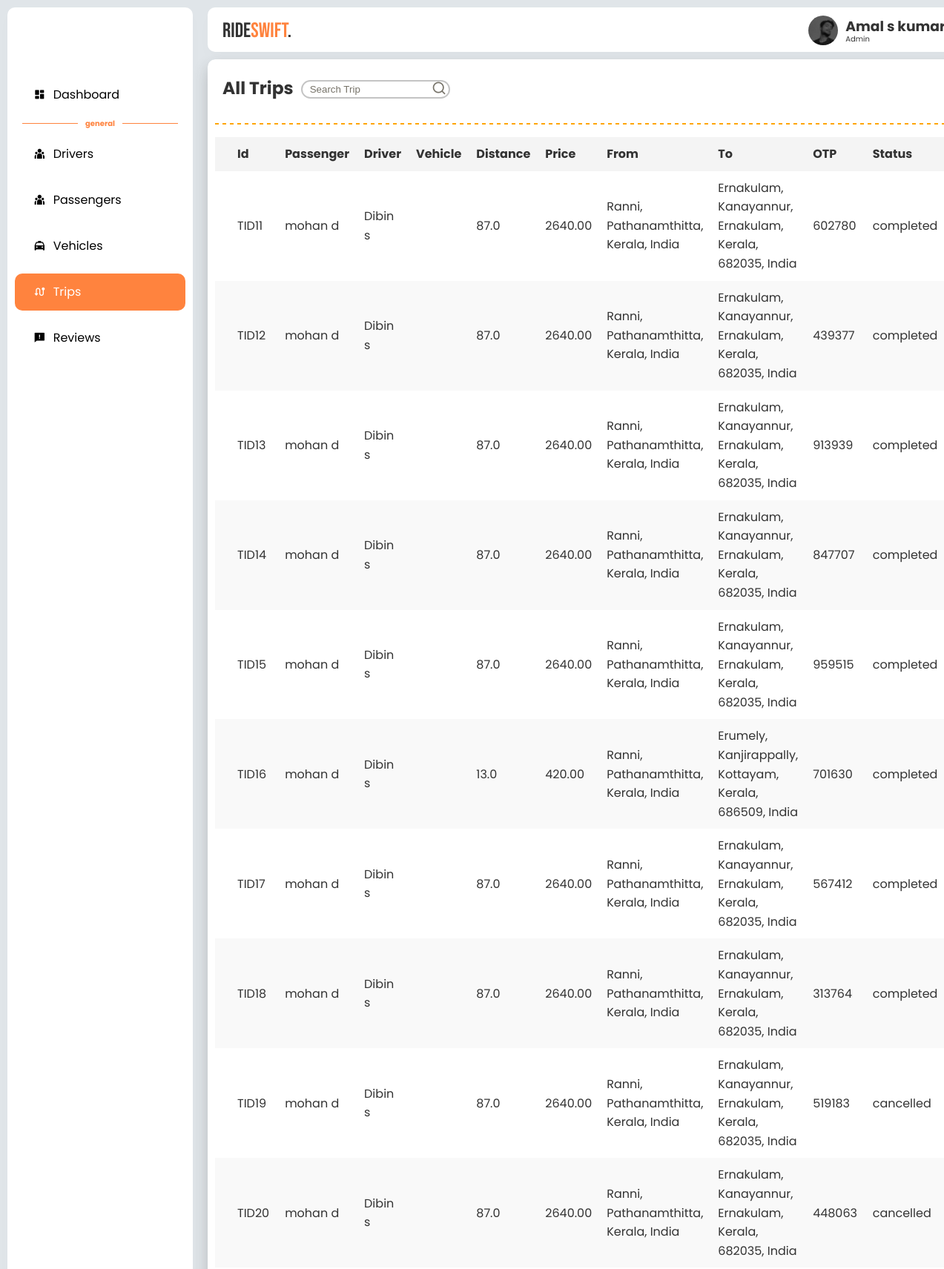
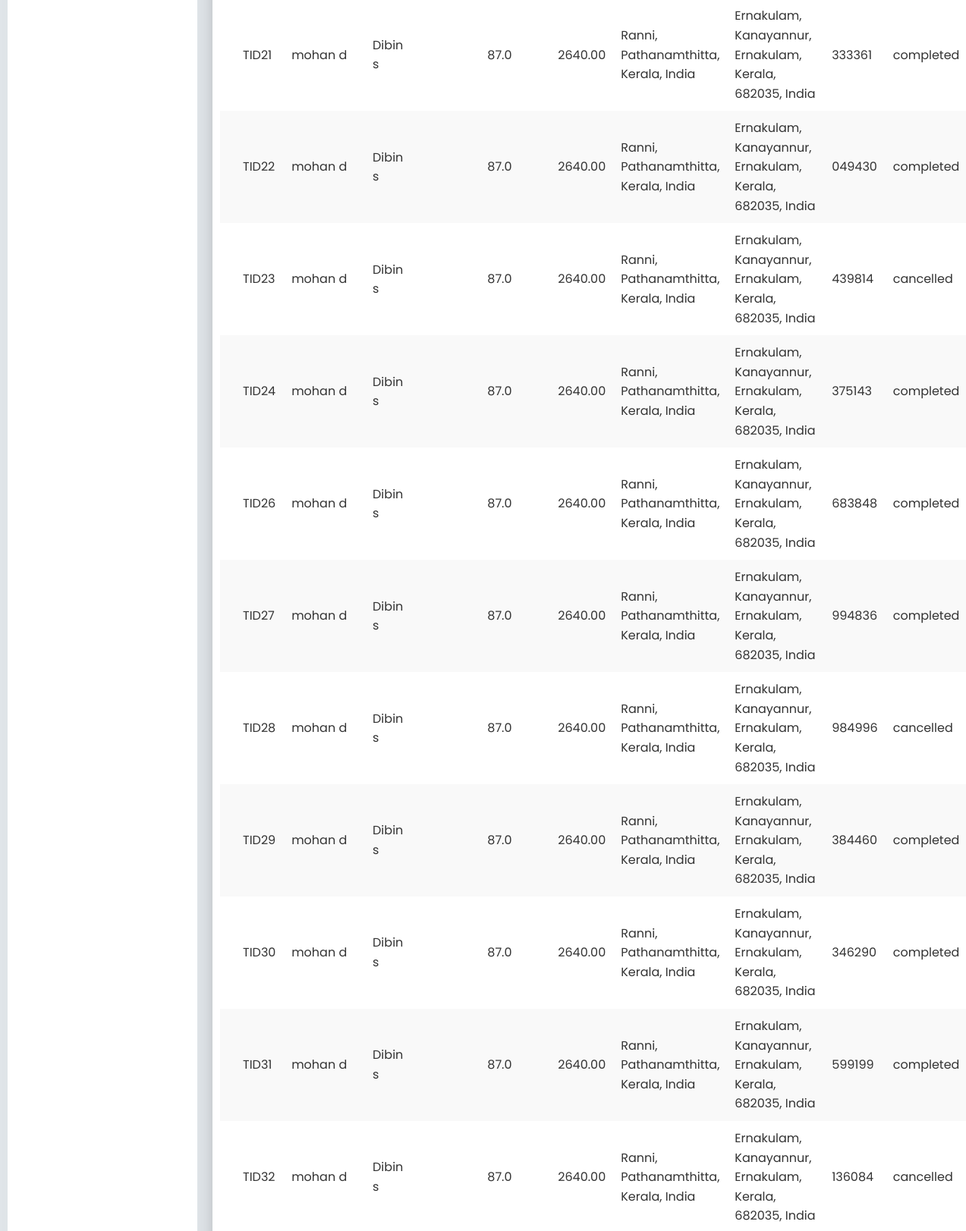
/administrator/all-trips (upper part), run on the app's committed database (2 pictures, top to bottom).
### user/models.py (models this page shows, shortened)
class Trip(models.Model):
    STATUS_CHOICES = [
        ('requested', 'Requested'),
        ('accepted', 'Accepted'),
        ('in_progress', 'In Progress'),
        ('completed', 'Completed'),
        ('cancelled', 'Cancelled'),
    ]
    passenger = models.ForeignKey(User, on_delete=models.CASCADE, related_name='trips')
    driver = models.ForeignKey(User, on_delete=models.SET_NULL, null=True, blank=True, related_name='driven_trips')
    vehicle = models.ForeignKey(Vehicle, on_delete=models.SET_NULL, null=True, blank=True)
    from_location = models.CharField(max_length=255)
    to_location = models.CharField(max_length=255)
    landmark = models.CharField(max_length=255, null=True, blank=True)
    status = models.CharField(max_length=20, choices=STATUS_CHOICES, default='requested')
    otp = models.CharField(max_length=6, null=True, blank=True)  # For trip confirmation
    fare = models.DecimalField(max_digits=10, decimal_places=2, null=True, blank=True)
    distance = models.FloatField(null=True, blank=True)  # in kilometers
    time_estimate = models.DurationField(null=True, blank=True)
    requested_at = models.DateTimeField(null=True, blank=True)
    started_at = models.DateTimeField(null=True, blank=True)
    completed_at = models.DateTimeField(null=True, blank=True)
    isFinished = models.BooleanField(default=False)

### Administrator/models.py (models this page shows, shortened)
class User(models.Model):
    name = models.CharField(max_length=255)
    email = models.EmailField(unique=True)
    address = models.CharField(max_length=255)
    password = models.CharField(max_length=255)
    approved = models.BooleanField(default=True)
    phone_no = models.CharField(max_length=15, unique=True)
    rights = models.CharField(
        max_length=50,
        choices=[('admin', 'Admin'), ('user', 'User'), ('driver', 'Driver')],
        default='customer'
    )
    created_at = models.DateTimeField(default=now, editable=False)
    is_active = models.BooleanField(default=False)

### Administrator/views.py (the view)
# urls.py: path('all-trips',all_trips,name="allTrips"),
def all_trips(request):
    trips = Trip.objects.all()
    return render(request, 'Administrator/all_trips.html', {'flag':5,'trips':trips})

### RideSwift/context_processors.py (called while the page is built)
def common_data(request):
    login = False
    user = None
    login = "userid" in request.session
    driver = None
    logdr = "driverid" in request.session
    if logdr:
        driver_id = request.session.get("driverid")
        driver = User.objects.get(id=driver_id)
    if login:
        user_id = request.session.get("userid")
        user = User.objects.get(id=user_id)
    return {
        "login": login,
        "user": user,
        "logdr": logdr,
        "driver":driver
    }

### Administrator/templates/Administrator/all_trips.html (shortened to what this page needs)
{% extends 'Administrator/admin-base.html' %}
{% block content %}
<div class="content-body">
    <div class="box">
        <div class="title">
           <h3> All Trips </h3>
        </div>
        <form method="get">
        <div class="search">
            <input type="text" name="q" placeholder="Search Trip" />
            <button type="submit"><i class="ri-search-line"></i></button>
        </div>
    </form>
    </div>
    <table>
        <thead>
            <tr>
                <th></th>
                <th>Id</th>
                <th>Passenger</th>
                <th>Driver</th>
                <th>Vehicle</th>
                <th>Distance</th>
                <th>Price</th>
                <th>From</th>
                <th>To</th>
                <th>OTP</th>
                <th>Status</th>
            </tr>
        </thead>
        <tbody>
            {% if trips %}
            {% for trip in trips %}
            <tr>
                <td></td>
                <td>TID{{ trip.id }}</td>
                <td>{{ trip.passenger.name }}</td>
                <td>{{ trip.driver.name }}</td>
                <td>{{ trip.vehicle.vehicle_type }}</td>
                <td>{{ trip.distance }}</td>
                <td>{{ trip.fare }}</td>
                <td>{{ trip.from_location }}</td>
                <td>{{ trip.to_location }}</td>
                <td>{{ trip.otp }}</td>
                <td>{{ trip.status }}</td>
            </tr>
            {% endfor %}
            {% else %}
            <tr>
                <td style="text-align: center;" colspan="6">No Passengers Found</td>
            </tr>
            {% endif %}
        </tbody>
    </table>
</div>
{% endblock %}

### static/style/admin.css (style rules this page uses)
html { scroll-behavior: smooth; }
:root { --primary-color: #ff833e; --primary-color-dark: #db6f35; --text-dark: #333333; --text-light: #767268; --white: #ffffff; --max-width: 1350px; --header-font: "Bebas Neue", sans-serif; }
* { margin: 0; padding: 0; box-sizing: border-box; }
body { display: flex; height: 100vh; width: 100%; overflow: hidden; font-family: "Poppins", sans-serif; font-size: 1rem; line-height: 1.6; color: var(--text-dark); background-color: #e0e5e9; gap: 10px; padding: 10px; box-sizing: border-box; }
.content-body { position: relative; overflow-x: hidden; height: 100%; width: 100%; gap: 10px; background-color: white; border-radius: 10px; box-shadow: #33333304 0 10px 20px; padding: 10px; }
.box { position: relative; width: 100%; height: auto; display: flex; }
.box .title { position: relative; left: 10px; font-size: 20px; top: 10px; flex-direction: column; justify-content: center; text-align: center; }
table { position: relative; bottom: 120px; width: 100%; border-collapse: collapse; margin-top: 20px; border-radius: 10px; }
th, td { padding: 10px; text-align: left; }
th { background-color: #f4f4f4; }
tr:nth-child(even) { background-color: #f9f9f9; }
.search { position: relative; top: 15px; left: 20px; height: 30px; width: auto; display: flex; align-items: center; }
.search input { flex: 1; height: 25px; border: 2px solid rgba(0, 0, 0, 0.231); border-radius: 5vmin; padding: 10px; outline: none; background-color: white; z-index: 1; }
.search button { width: 20px; height: 20px; border-radius:50% ; border: none; font-size: 20px; padding: 0 15px; color: var(--text-light); background-color: transparent; cursor: pointer; position: relative; z-index: 2; right: 40px; top: -2px; transition: background-color 0.3s; }
.search input::placeholder { color: var(--text-light); }

### data on the page
Trip: id "11", passenger.name "mohan d", driver.name "Dibin s", distance "87.0", fare "2640.00", from_location "Ranni, Pathanamthitta, Kerala, India", to_location "Ernakulam, Kanayannur, Ernakulam, Kerala, 682035, India", otp "602780", status "completed"
Trip: id "12", passenger.name "mohan d", driver.name "Dibin s", distance "87.0", fare "2640.00", from_location "Ranni, Pathanamthitta, Kerala, India", to_location "Ernakulam, Kanayannur, Ernakulam, Kerala, 682035, India", otp "439377", status "completed"
Trip: id "13", passenger.name "mohan d", driver.name "Dibin s", distance "87.0", fare "2640.00", from_location "Ranni, Pathanamthitta, Kerala, India", to_location "Ernakulam, Kanayannur, Ernakulam, Kerala, 682035, India", otp "913939", status "completed"
Trip: id "14", passenger.name "mohan d", driver.name "Dibin s", distance "87.0", fare "2640.00", from_location "Ranni, Pathanamthitta, Kerala, India", to_location "Ernakulam, Kanayannur, Ernakulam, Kerala, 682035, India", otp "847707", status "completed"
Trip: id "15", passenger.name "mohan d", driver.name "Dibin s", distance "87.0", fare "2640.00", from_location "Ranni, Pathanamthitta, Kerala, India", to_location "Ernakulam, Kanayannur, Ernakulam, Kerala, 682035, India", otp "959515", status "completed"
Trip: id "16", passenger.name "mohan d", driver.name "Dibin s", distance "13.0", fare "420.00", from_location "Ranni, Pathanamthitta, Kerala, India", to_location "Erumely, Kanjirappally, Kottayam, Kerala, 686509, India", otp "701630", status "completed"
Trip: id "17", passenger.name "mohan d", driver.name "Dibin s", distance "87.0", fare "2640.00", from_location "Ranni, Pathanamthitta, Kerala, India", to_location "Ernakulam, Kanayannur, Ernakulam, Kerala, 682035, India", otp "567412", status "completed"
Trip: id "18", passenger.name "mohan d", driver.name "Dibin s", distance "87.0", fare "2640.00", from_location "Ranni, Pathanamthitta, Kerala, India", to_location "Ernakulam, Kanayannur, Ernakulam, Kerala, 682035, India", otp "313764", status "completed"
Trip: id "19", passenger.name "mohan d", driver.name "Dibin s", distance "87.0", fare "2640.00", from_location "Ranni, Pathanamthitta, Kerala, India", to_location "Ernakulam, Kanayannur, Ernakulam, Kerala, 682035, India", otp "519183", status "cancelled"
Trip: id "20", passenger.name "mohan d", driver.name "Dibin s", distance "87.0", fare "2640.00", from_location "Ranni, Pathanamthitta, Kerala, India", to_location "Ernakulam, Kanayannur, Ernakulam, Kerala, 682035, India", otp "448063", status "cancelled"
Trip: id "21", passenger.name "mohan d", driver.name "Dibin s", distance "87.0", fare "2640.00", from_location "Ranni, Pathanamthitta, Kerala, India", to_location "Ernakulam, Kanayannur, Ernakulam, Kerala, 682035, India", otp "333361", status "completed"
Trip: id "22", passenger.name "mohan d", driver.name "Dibin s", distance "87.0", fare "2640.00", from_location "Ranni, Pathanamthitta, Kerala, India", to_location "Ernakulam, Kanayannur, Ernakulam, Kerala, 682035, India", otp "049430", status "completed"
Trip: id "23", passenger.name "mohan d", driver.name "Dibin s", distance "87.0", fare "2640.00", from_location "Ranni, Pathanamthitta, Kerala, India", to_location "Ernakulam, Kanayannur, Ernakulam, Kerala, 682035, India", otp "439814", status "cancelled"
Trip: id "24", passenger.name "mohan d", driver.name "Dibin s", distance "87.0", fare "2640.00", from_location "Ranni, Pathanamthitta, Kerala, India", to_location "Ernakulam, Kanayannur, Ernakulam, Kerala, 682035, India", otp "375143", status "completed"
Trip: id "26", passenger.name "mohan d", driver.name "Dibin s", distance "87.0", fare "2640.00", from_location "Ranni, Pathanamthitta, Kerala, India", to_location "Ernakulam, Kanayannur, Ernakulam, Kerala, 682035, India", otp "683848", status "completed"
Trip: id "27", passenger.name "mohan d", driver.name "Dibin s", distance "87.0", fare "2640.00", from_location "Ranni, Pathanamthitta, Kerala, India", to_location "Ernakulam, Kanayannur, Ernakulam, Kerala, 682035, India", otp "994836", status "completed"
Trip: id "28", passenger.name "mohan d", driver.name "Dibin s", distance "87.0", fare "2640.00", from_location "Ranni, Pathanamthitta, Kerala, India", to_location "Ernakulam, Kanayannur, Ernakulam, Kerala, 682035, India", otp "984996", status "cancelled"
Trip: id "29", passenger.name "mohan d", driver.name "Dibin s", distance "87.0", fare "2640.00", from_location "Ranni, Pathanamthitta, Kerala, India", to_location "Ernakulam, Kanayannur, Ernakulam, Kerala, 682035, India", otp "384460", status "completed"
Trip: id "30", passenger.name "mohan d", driver.name "Dibin s", distance "87.0", fare "2640.00", from_location "Ranni, Pathanamthitta, Kerala, India", to_location "Ernakulam, Kanayannur, Ernakulam, Kerala, 682035, India", otp "346290", status "completed"
Trip: id "31", passenger.name "mohan d", driver.name "Dibin s", distance "87.0", fare "2640.00", from_location "Ranni, Pathanamthitta, Kerala, India", to_location "Ernakulam, Kanayannur, Ernakulam, Kerala, 682035, India", otp "599199", status "completed"
Trip: id "32", passenger.name "mohan d", driver.name "Dibin s", distance "87.0", fare "2640.00", from_location "Ranni, Pathanamthitta, Kerala, India", to_location "Ernakulam, Kanayannur, Ernakulam, Kerala, 682035, India", otp "136084", status "cancelled"
